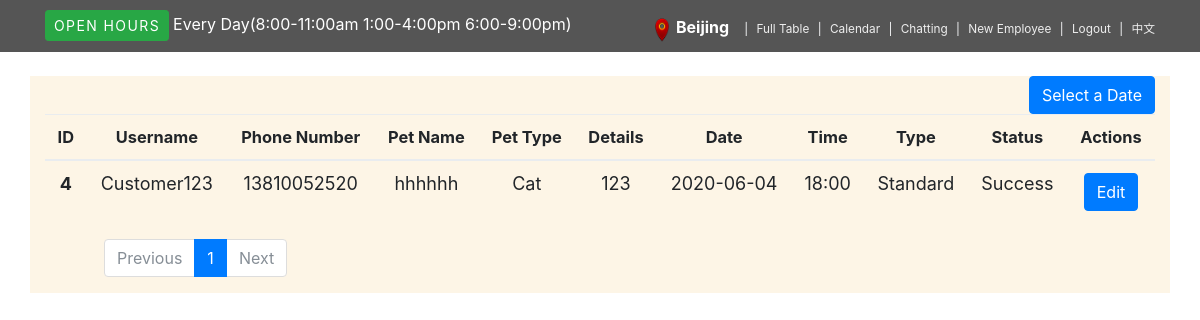
/employee_f (signed in), run on the app's committed database.
### blogapp/models.py (models this page shows, shortened)
class Employee(db.Model):
	id = db.Column(db.Integer, primary_key=True)
	username = db.Column(db.String(64), index=True, unique=True)
	key = db.Column(db.String(120), index=True)
	password_hash = db.Column(db.String(128))

class Customer(db.Model):
	id = db.Column(db.Integer, primary_key=True)
	username = db.Column(db.String(64), index=True, unique=True)
	email = db.Column(db.String(120), index=True, unique=True)
	password_hash = db.Column(db.String(128))
	phone = db.Column(db.Integer, index=True)
	firstname = db.Column(db.String(64), index=True)
	lastname = db.Column(db.String(64), index=True)
	pets = db.relationship('Pet', backref='owner', lazy='dynamic')
	appointments = db.relationship('Appointment', backref='customer', lazy='dynamic')
	posts = db.relationship('Post', backref='author', lazy='dynamic')

class Appointment(db.Model):
	id = db.Column(db.Integer, primary_key=True)
	type = db.Column(db.String(64),index=True)
	pet_name = db.Column(db.String(64), index=True)
	pet_type = db.Column(db.String(64), index=True)
	date = db.Column(db.String(64), index=True)
	time = db.Column(db.String(64), index=True)
	city = db.Column(db.String(64), index=True)
	details = db.Column(db.String(120), index=True)
	status = db.Column(db.String(64), index=True, default='Submitted')
	customer_id = db.Column(db.Integer, db.ForeignKey('customer.id'))
	pet_id = db.Column(db.Integer, db.ForeignKey('pet.id'))

class Pet(db.Model):
	id = db.Column(db.Integer, primary_key=True)
	name = db.Column(db.String(64), index=True)
	type = db.Column(db.String(64), index=True)
	old = db.Column(db.Integer, index=True)
	gender = db.Column(db.String(64), index=True)
	customer_id = db.Column(db.Integer, db.ForeignKey('customer.id'))
	appointments = db.relationship('Appointment', backref='pet', lazy='dynamic')

### blogapp/routes.py (the view)
@app.route('/employee_f', methods=['GET', 'POST'])
def employee_f():
	page = request.args.get('page', 1, type = int)
	session['current_path'] = request.path
	if not session.get("USERNAME") is None:
		employee_in_db = Employee.query.filter(Employee.username == session.get("USERNAME")).first()
		if employee_in_db:
			user = {'city': employee_in_db.key}
			prev_posts = db.session.query(Customer, Appointment,Pet).filter(Appointment.customer_id == Customer.id).filter(Appointment.pet_id == Pet.id).filter(Appointment.city==employee_in_db.key).order_by(Appointment.id.desc()).paginate(page, 6)
			return render_template('employee_f.html',user=user, title='table', prev_posts=prev_posts, language=language[render_languages()],pagination=prev_posts )
		else:
			flash("User not permitted")
			return redirect(url_for('login'))
	else:
		flash("User needs to either login or signup first")
		return redirect(url_for('login'))

### blogapp/routes.py (called while the page is built)
def render_languages():
    if not 'lang' in session:
        session['lang'] = 'en'
    return session['lang']

### blogapp/templates/employee_f.html (shortened to what this page needs)
{% extends "employee_base.html" %}
{% block head %}
    <link rel="stylesheet" href="{{ url_for('static', filename='bootstrap.min.css') }}">
    <link rel="stylesheet" href="{{ url_for('static', filename='bootstrap-datetimepicker.min.css') }}">
{% endblock %}
{% block content %}
<div class="wrapper">
    <div class="container" style="background-color: #FDF5E6;">
        <div style="text-align: right;">
                <a href="{{url_for('employee_t')}}" class="btn btn-primary"> {{language['e-f-select']}}</a>
        </div>
        <div>
            <div class="table-responsive">
                    <table id="fresh" class="table table-hover" style="text-align: center;">
                        <thead style="font-size: 16.4px;">
                            <th data-field="id">{{language['e-index-id']}}</th>
                            <th data-field="name">{{language['e-index-username']}}</th>
                            <th data-field="phone" data-sortable="true">{{language['e-t-phonenumber']}}</th>
                            <th data-field="pet_name">{{language['e-t-pn']}}</th>
                            <th data-field="pet_type">{{language['e-t-pt']}}</th>
                            <th data-field="detail">{{language['e-t-details']}}</th>
                            <th data-field="date" data-sortable="true">{{language['e-t-date']}}</th>
                            <th data-field="time" data-sortable="true">{{language['r-a-time']}}</th>
                            <th data-field="type" data-sortable="true">{{language['e-t-Type']}}</th>
                            <th data-field="status" data-sortable="true">{{language['e-f-status']}}</th>
                            <th data-field="edit">{{language['e-index-Actions']}}</th>
                        </thead>
                        <tbody style="font-size: 18px;">
                            {% if prev_posts.items %}
                            {% for post in prev_posts.items %}
                                <tr>
                                  <th>{{post.Appointment.id}}</th>
                                  <td>{{post.Customer.username}}</td>
                                    <td>{{post.Customer.phone}}</td>
                                    <td>{{post.Pet.name}}</td>
                                  {% if post.Pet.type == "Dog" %}
                                        <td>{{language['e-t-dog']}}</td>
                                       {% else %}
                                        <td>{{language['e-t-cat']}}</td>
                                    {% endif %}
                                    <td>{{post.Appointment.details}}</td>
                                  <td>{{post.Appointment.date}}</td>
                                  <td>{{post.Appointment.time}}</td>
                                        {% if post.Appointment.type == "Standard" %}
                                        <td>{{language['e-t-standard']}}</td>
                                        {% elif post.Appointment.type == "Emergency" %}
                                        <td>{{language['e-t-Emergency']}}</td>
                                        {% elif post.Appointment.type == "Surgery" %}
                                        <td>{{language['e-t-Surgery']}}</td>
                                        {% endif %}
                                        {% if post.Appointment.status == "Success" %}
                                        <td>{{language['s-a-success']}}</td>
                                        {% elif post.Appointment.status == "Fail" %}
                                        <td>{{language['s-a-fail']}}</td>
                                        {% elif post.Appointment.status == "Submitted" %}
                                        <td>{{language['s-a-submitted']}}</td>
                                        {% elif post.Appointment.status == "Date Confirmed" %}
                                        <td>{{language['s-sur-DateConfirmed']}}</td>
                                      {% elif post.Appointment.status == "In Operation" %}
                                        <td>{{language['s-sur-InOperation']}}</td>
                                      {% elif post.Appointment.status == "Ready for Release" %}
                                        <td>{{language['s-sur-ReadyforRelease']}}</td>
                                        {% endif %}
                                  <td><button class="btn btn-primary edit">{{language['e-f-edit']}}</button></td>
                                </tr>
                            {% endfor %}
                            {% else %}
                            <tr>
                                <td colspan="11">{{language['e-index-NA']}}</td>
                            </tr>
                            {% endif %}
                        </tbody>
                    </table>
            </div>
        </div>
        <div class="row">
            {% import 'pages.html' as pg %}
            {{pg.my_paginate(pagination,'employee_f')}}
        </div>
    </div>
</div>
{% endblock %}

### blogapp/templates/employee_base.html (shortened to what this page needs)
<html>
    <head>
        <link rel="stylesheet" href="{{ url_for('static', filename='vendor/bootstrap/css/bootstrap.min.css') }}">
        <link rel="stylesheet" href="{{ url_for('static', filename='css/style.default1.css') }}">
{% block head %}
{% endblock %}
    </head>
    <body>
    <header class="header mb-4" >
      <div id="top">
        <div class="container" >
          <div class="row">
            <div class="col-lg-6 offer mb-3 mb-lg-0">
                <a class="btn btn-success btn-sm">{{language['c-base-open']}}</a><a class="ml-1">{{language['c-base-everyday']}}
                </a>
            </div>
            <div class="col-lg-6 text-center text-lg-right">
              <ul class="menu list-inline mb-0">
                <li class="list-inline-item"><img src="../static/img/location.png" width="14px" height="24px">&nbsp;
                <b style="color: white; font-size: medium;">{{ user.city }}</b>&nbsp;&nbsp;</li>
                <li class="list-inline-item"><a href="{{ url_for('employee_f') }}">{{language['e-base-table']}}</a></li>
                <li class="list-inline-item"><a href="{{ url_for('employee_c') }}">{{language['e-base-fullcalender']}}</a></li>
                <li class="list-inline-item"><a href="{{ url_for('employee_chatting') }}">{{language['e-base-chatting']}}</a></li>
                <li class="list-inline-item"><a href="{{ url_for('employee_register') }}">{{language['e-base-newEmployee']}}</a></li>
                <li class="list-inline-item"><a href="{{ url_for('logout') }}">{{language['e-base-logout']}}</a></li>
                <li class="list-inline-item"><a href="{{ url_for('change_language') }}">{{language['e-base-language']}}</a></li>
              </ul>
            </div>
          </div>
        </div>
      </div>
    </header>
{% block content %}{% endblock %}
    </body>
</html>

### blogapp/static/css/style.default1.css (style rules this page uses)
#top { background: #555; padding: 10px 0; }
#top .offer { color: #fff; }
#top .offer .btn { text-transform: uppercase; letter-spacing: 0.1em; }
#top a { color: #fff; }
#top ul.menu { padding-top: 5px; margin: 0; font-size: 0.738rem; }
#top ul.menu > li { margin-right: 0; }
#top ul.menu > li a { color: #eee; }
#top ul.menu > li + li:before { content: "|\00a0"; padding: 0 5px; color: #f8f9fa; }

### data on the page
Employee: city "Beijing"
Customer: Appointment.id "4", Customer.username "Customer123", Customer.phone "13810052520", Pet.name "hhhhhh", language "Cat", Appointment.details "123", Appointment "2020-06-04", Appointment.time "18:00", language "Standard", language "Success", language "Edit"

### other printed values
{{ language['c-base-open'] }} "OPEN HOURS"
{{ language['c-base-everyday'] }} "Every Day(8:00-11:00am 1:00-4:00pm 6:00-9:00pm)"
{{ language['e-base-table'] }} "Full Table"
{{ language['e-base-fullcalender'] }} "Calendar"
{{ language['e-base-chatting'] }} "Chatting"
{{ language['e-base-newEmployee'] }} "New Employee"
{{ language['e-base-logout'] }} "Logout"
{{ language['e-base-language'] }} "中文"
{{ language['e-f-select'] }} "Select a Date"
{{ language['e-index-id'] }} "ID"
{{ language['e-index-username'] }} "Username"
{{ language['e-t-phonenumber'] }} "Phone Number"
{{ language['e-t-pn'] }} "Pet Name"
{{ language['e-t-pt'] }} "Pet Type"
{{ language['e-t-details'] }} "Details"
